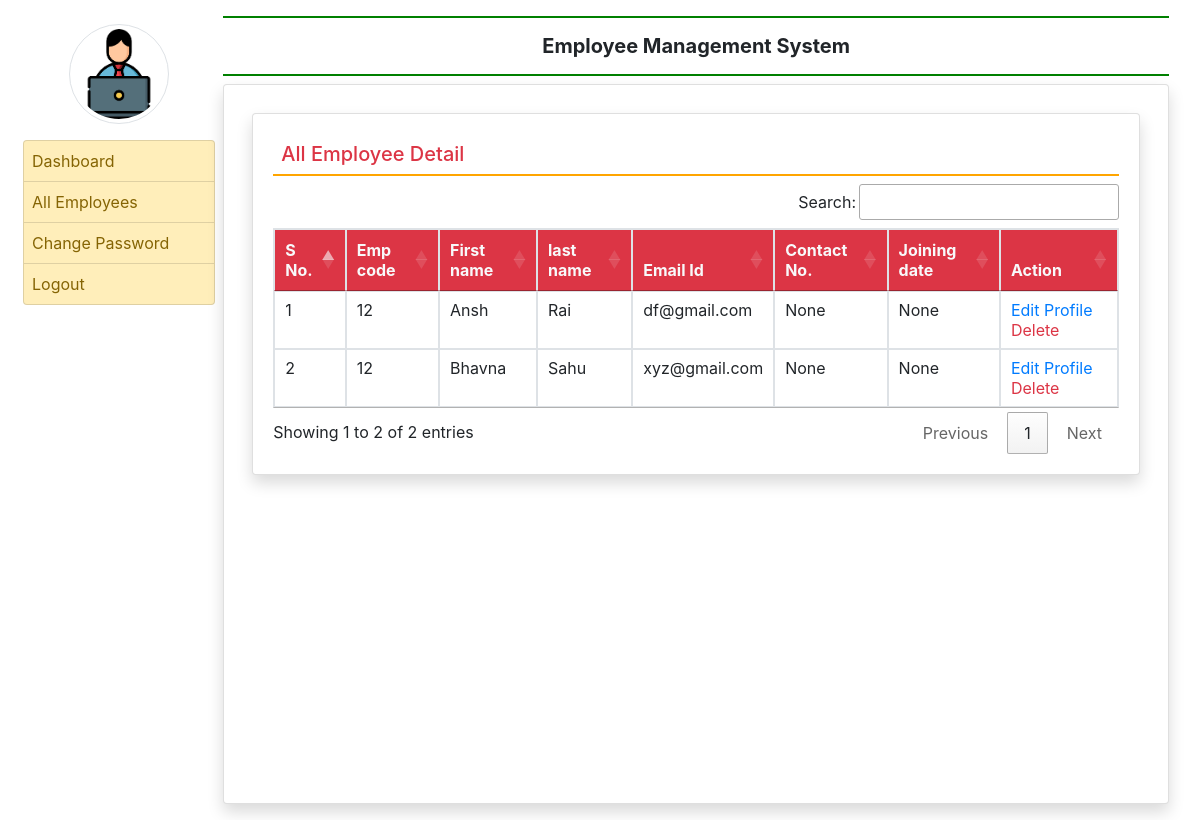
The app's page /all_employee (signed in) with its own data.
### employee/models.py (models this page shows, shortened)
class EmployeeDetail(models.Model):
    user = models.ForeignKey(User,on_delete=models.CASCADE)
    empcode = models.CharField(max_length=40)
    empdept = models.CharField(max_length=40,null=True)
    designation = models.CharField(max_length=80,null=True)
    contact = models.CharField(max_length=100,null=True)
    gender = models.CharField(max_length=40,null=True)
    joiningdate = models.DateField(null=True)

### employee/views.py (the view)
# urls.py: path("all_employee",all_employee,name='all_employee'),
def all_employee(request):
    if not request.user.is_authenticated:
        return redirect('admin_login')
    employee=EmployeeDetail.objects.all()
    return render(request, 'all_employee.html',locals())

### employee/templates/all_employee.html
{% extends 'admin_base.html'%}
{% block main %}
<div class="card shadow m-2">
  <div class="card-body">
    <h5 class="p-2 text-danger" style="border-bottom:2px solid orange"> All Employee Detail</h5>
    <div class="container-fulid">
      <table class="table table-bordered table-hover" id="example">
        <thead class="text-light bg-danger">
        <tr>
          <th>S No.</th>
          <th>Emp code</th>
          <th>First name</th>
          <th>last name</th>
          <th>Email Id</th>
          <th>Contact No.</th>
          <th>Joining date</th>
          <th>Action</th>
        </tr>
        </thead>
        <tbody>
        {% for i in employee %}
        <tr>
          <td>{{forloop.counter}}</td>
          <td>{{i.empcode}}</td>
          <td>{{i.user.first_name}}</td>
          <td>{{i.user.last_name}}</td>
          <td>{{i.user.username}}</td>
          <td>{{i.contact}}</td>
          <td>{{i.joiningdate}}</td>
          <td><a  class="text-primary"> Edit Profile</a>
          <a  class="text-danger" onclick="return confirm('are you sure ?)">Delete</a></td>
        </tr>
        {% endfor %}
        </tbody>
      </table>
    </div>
  </div>
</div>
{% endblock %}

### employee/templates/admin_base.html (shortened to what this page needs)
{% load static   %}
<html>
<head>
  <link rel="stylesheet" href="https://cdn.jsdelivr.net/npm/bootstrap@4.6.2/dist/css/bootstrap.min.css">
<link rel="stylesheet" href="https://use.fontawesome.com/releases/v5.7.0/css/all.css">
<link rel="stylesheet" href=" https://cdn.datatables.net/1.13.3/css/jquery.dataTables.min.css">
<link rel="stylesheet" href="https://cdn.datatables.net/buttons/2.3.5/css/buttons.dataTables.min.css">
</head>
<body>
<div class="container-fluid">
  <div class="row m-2">
    <div class="col-sm-2 p-0">
      <center><img src="{% static 'image/img.png' %}" width="100px" height="100px" class="img-thumbnail rounded-circle my-3"></center>
    <div class="list-group">
       <a href="{% url 'admin_home' %}" class="list-group-item list-group-item-warning list-group-item-action {% if request.path == '/my_education' %}active {% endif %} ">Dashboard</a>
      <a href="{% url 'all_employee' %}" class="list-group-item list-group-item-warning list-group-item-action {% if request.path == '/edit_myeducation' %}active {% endif %} ">All Employees</a>
      <a href="{% url 'change_passwordadmin' %}" class="list-group-item list-group-item-warning list-group-item-action {% if request.path == '/change_password' %}active {% endif %} ">Change Password</a>
      <a href="{% url 'logout' %}" class="list-group-item list-group-item-warning list-group-item-action ">Logout</a>
    </div>
    </div>
    <div class="col-sm-10 p-0">
      <div class="container-fluid p-2">
        <h5 class="text-center p-3 font-weight-bold " style="border-bottom:2px solid green;border-top:2px solid green;">Employee Management System </h5>
      <div class="card shadow" style="min-height:90vh">
        <div class="card-body">
          {% block main %}
          {% endblock %}
        </div>
      </div>
      </div>
    </div>
  </div>
</div>
</body>
</html>

### employee/templates/admin_base.html (style rules this page uses)
.list-group-item { padding:8px !important; }

### records on screen
EmployeeDetail: empcode "12", user.first_name "Ansh", user.last_name "Rai", user.username "df@gmail.com", contact "None", joiningdate "None"
EmployeeDetail: empcode "12", user.first_name "Bhavna", user.last_name "Sahu", user.username "xyz@gmail.com", contact "None", joiningdate "None"
